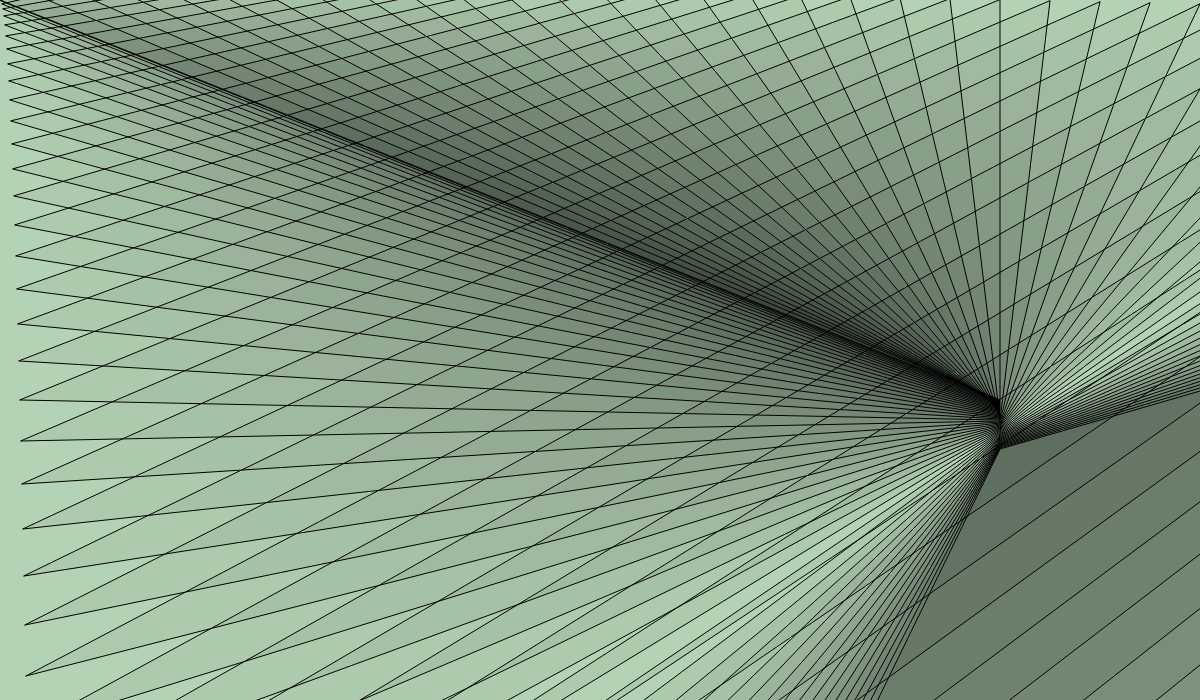
Frame 1 (no input)
Frame 60 (no input): identical to frame 1, image omitted
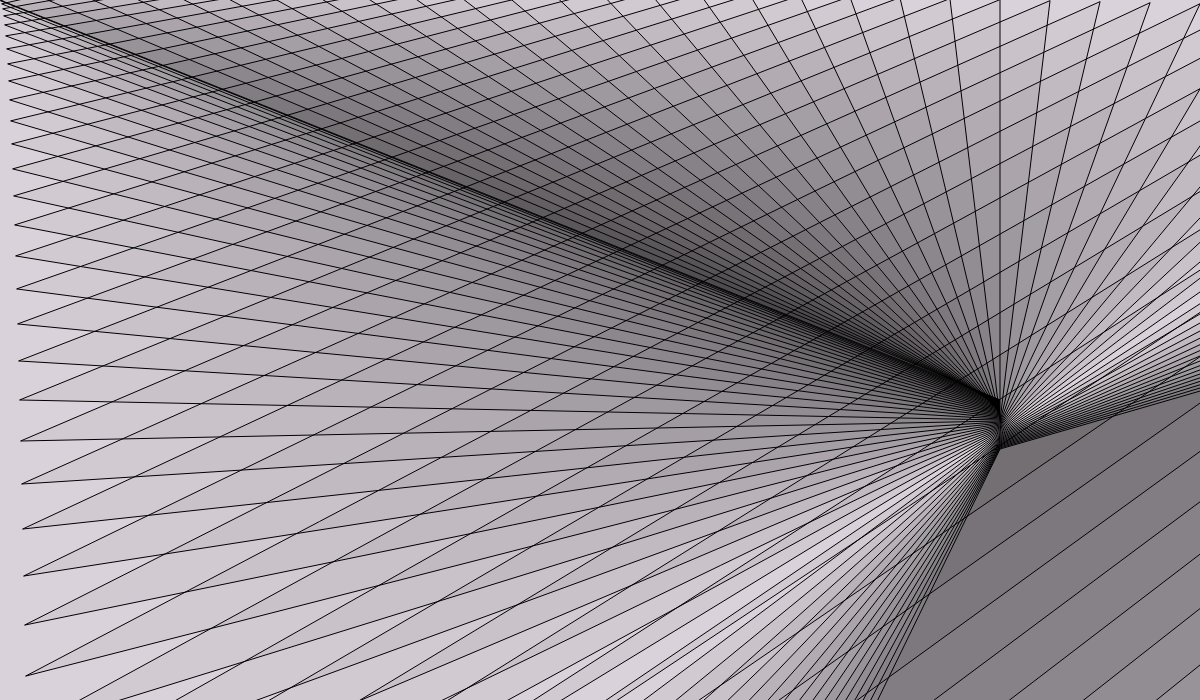
Frame 120 (the mouse pressed at the canvas centre since frame 60)

The p5.js sketch that drew these frames (run headless with seeded random() and noise() and a simulated clock; from frame 60 on, the mouse is pressed at the canvas centre):

// p5.js sketch
// ── sketch.js
function setup() {
  // put setup code here
  createCanvas(1200,700);
}

function draw() {
  // put drawing code here
  let red= map(mouseX,0,width, 180,255)
  let blue = map(mouseY,0,height, 180,255)

  background(red,210,blue);
  fill(0, 10);
  for(let i=0; i<50; i++){
  triangle(50*i,i-20,1000,i+400,i,i*i);
}
}
